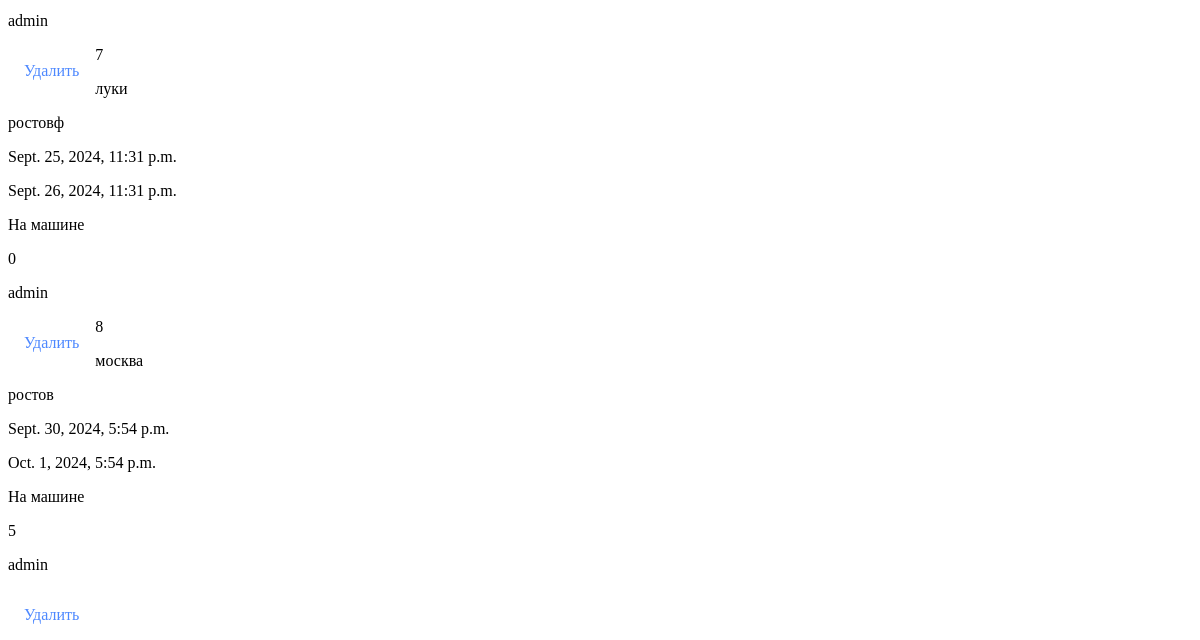
Page /booking/booked_trips/ (signed in, lower part) on the earlier database version.
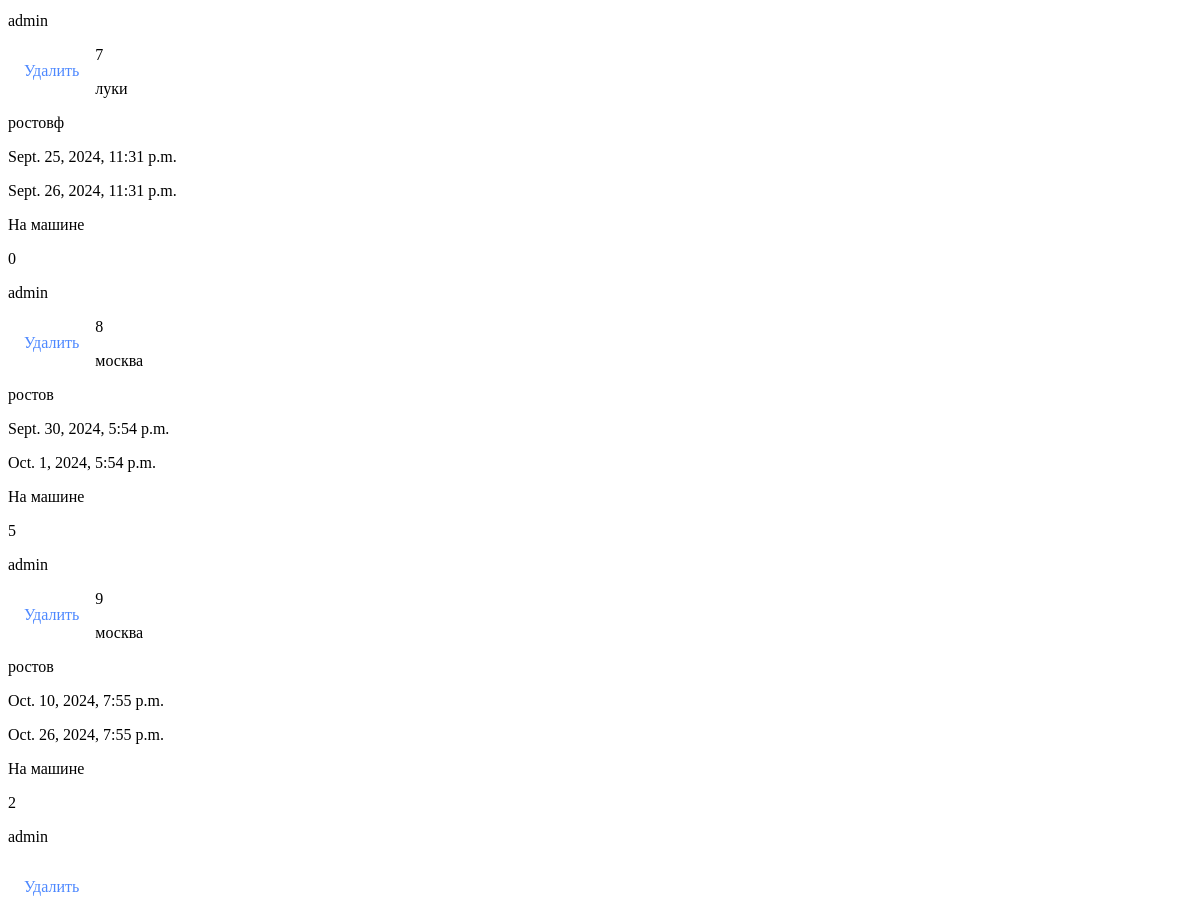
Same page on the later database version.
### booking/models.py (models this page shows)
class Booking(models.Model):
    departure = models.CharField(
        max_length=100,
        verbose_name="отправление",
        validators=[Validators_language_model()])
    arrival = models.CharField(
        max_length=100,
        verbose_name="прибытие",
        validators=[Validators_language_model()])
    departure_time = models.DateTimeField(
        verbose_name="время отправления",
        validators=[Validators_date_model()])
    arrival_time = models.DateTimeField(
        verbose_name="время прибытия",
        validators=[Validators_date_model()])
    cat = models.ForeignKey(
        'bestcar.Category',
        verbose_name="категория",
        on_delete=models.PROTECT,
        default=1)
    price = models.PositiveSmallIntegerField(
        verbose_name="цена")
    author_trip = models.ForeignKey(
        get_user_model(),
        on_delete=models.CASCADE,
        related_name="author_trip")
    name_companion = models.ForeignKey(
        get_user_model(),
        verbose_name="Имя пассажира",
        on_delete=models.CASCADE)
    slug = models.SlugField(
        max_length=100,
        db_index=True)
    class Meta:
        verbose_name = 'зарезервированные поездки'
        verbose_name_plural = 'зарезервированные поездки'

### users/models.py (models this page shows)
class User(AbstractUser):
    photo = models.ImageField(
        upload_to='users/$Y/%m/%d/',
        blank=True, null=True,
        verbose_name='Фотография')
    category = models.ForeignKey(
        Category,
        on_delete=models.PROTECT,
        default=1,
        verbose_name='Категория транспортного средства'
                                                                                           )
    models_auto = models.CharField(
        max_length=100,
        verbose_name="модель автомобиля"
    )
    def __str__(self):
        return self.username
    class Meta:
        verbose_name = 'Пользователи'
        verbose_name_plural = 'Пользователи'

### bestcar/models/category.py (models this page shows)
class Category(models.Model):
    name = models.CharField(max_length=100, db_index=True, verbose_name="Категория")
    def __str__(self):
        return self.name
    class Meta:
        verbose_name = 'Категории'
        verbose_name_plural = 'Категории'

### booking/views.py (the view)
# urls.py: path('booked_trips/', Users_booked_trips.as_view(), name='booked_trips'),
class Users_booked_trips(DataMixin, BaseView, ListView):
    context_object_name = 'mein_booked_trip'
    model = Booking
    template_name = 'booking/users_booked_trips.html'
    title_page = 'Ваши забронированные поездки'
    def get_queryset(self):
        return UsersBookedTripsServices.users_booked_trips(name_companion=self.request.user)
    def get_context_data(self, **kwargs):
        context = super().get_context_data(**kwargs)
        return self.get_mixin_context(context)

### bestcar/utils.py (called while the page is built)
    def get_mixin_context(self, context, **kwargs):
        if self.title_page:
            context['title'] = self.title_page
        context['menu'] = MENU  # Предполагается, что MENU - это глобальная переменная
        context.update(kwargs)
        return context

### booking/services.py (called while the page is built)
    @staticmethod
    def users_booked_trips(**kwargs):
        try:
            user = kwargs['name_companion']
            return Booking.objects.filter(name_companion=user)
        except DatabaseError as e:
            return JsonResponse({
                "errorMessage": str(e),
                "status": 400
            })

### booking/views.py (called while the page is built)
    def dispatch(self, request, *args, **kwargs):
        try:
            response = super().dispatch(request, *args, **kwargs)
        except Exception as e:
            return self._response(e, status=400)
        if isinstance(response, (dict, list)):
            return self._response(response)
        else:
            return response

### booking/templates/booking/users_booked_trips.html (shortened to what this page needs)
{% extends 'base.html' %}
{% block content %}
{% for trip in mein_booked_trip %}
    <div>
        <p> {{trip.id}} </p>
        <p> {{trip.departure}} </p>
        <p> {{trip.arrival}} </p>
        <p> {{trip.departure_time}} </p>
        <p> {{trip.arrival_time}} </p>
        <p> {{trip.cat}} </p>
        <p> {{trip.price}} </p>
        <p> {{trip.author_trip}} </p>
        <p><li> <a href="{% url 'booking:delete_reservation' trip.id %}">Удалить</a></li></p>
    </div>
{% endfor %}
{% endblock %}

Differences in the rows shown:
added Booking: id "9", departure "москва", arrival "ростов", departure_time "Oct. 10, 2024, 7:55 p.m.", arrival_time "Oct. 26, 2024, 7:55 p.m.", cat "На машине", price "2", author_trip "admin"
